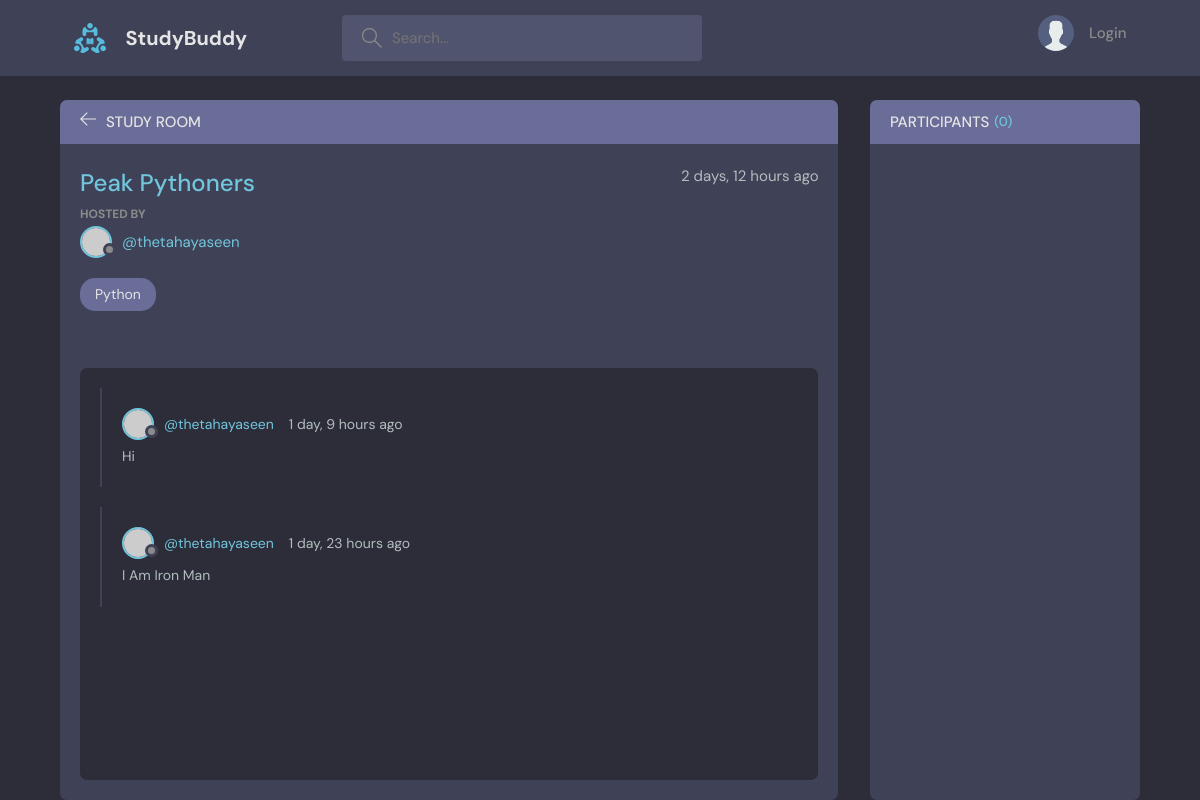
The app's page /room/2, older data.
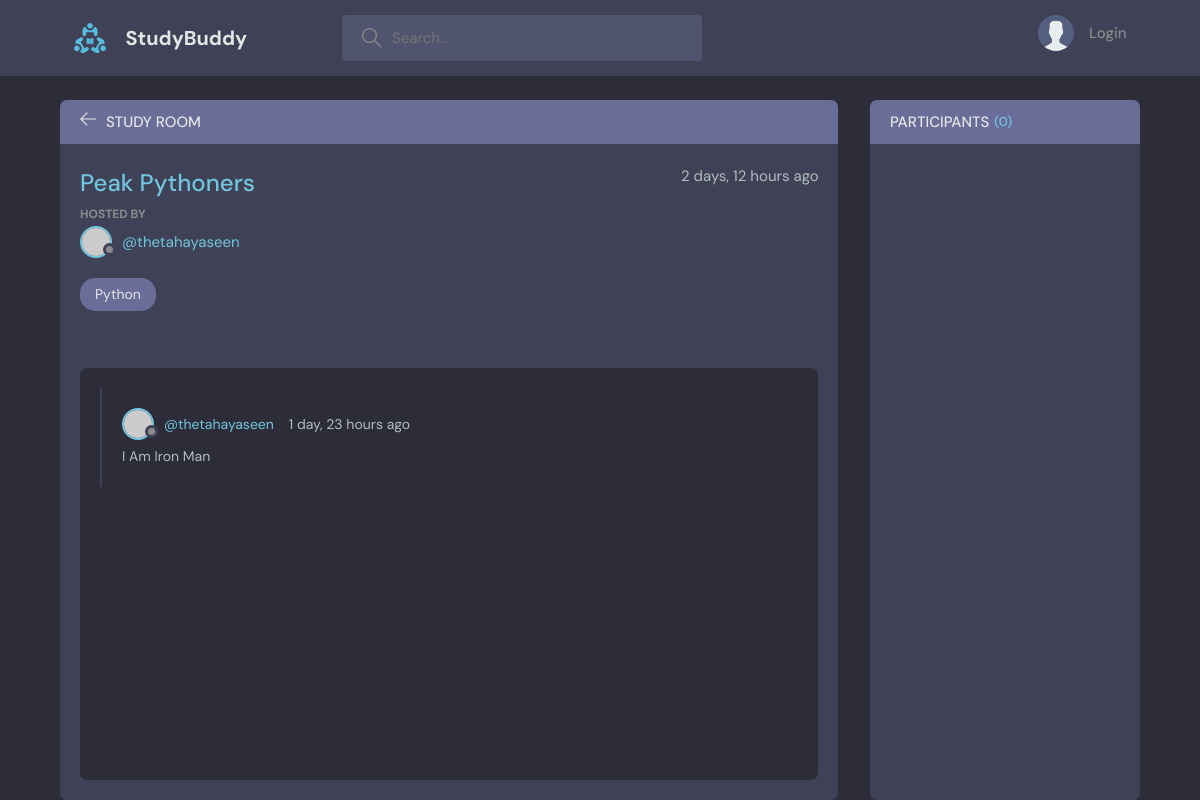
The same page, newer data.
### base/models.py (models this page shows, shortened)
class Message(models.Model):
    user = models.ForeignKey(User, on_delete=models.CASCADE)
    room = models.ForeignKey(Room, on_delete=models.CASCADE)
    body = models.TextField()
    updated = models.DateTimeField(auto_now=True)
    created = models.DateTimeField(auto_now_add=True)
    class Meta:
        ordering = ["-updated", "-created"]

### base/views.py (the view, shortened to what this page needs)
# urls.py: path("room/<str:primary_key>", views.room, name = "room"),
def room(request, primary_key):
    room = Room.objects.get(id = primary_key)
    conversations = room.message_set.all().order_by("-created")
    participants = room.participants.all()
    context = {"room": room, "conversations": conversations, "participants": participants}
    return render(request,  "base/room.html", context)

### base/models.py (called while the page is built)
    def __str__(self):
        return str(self.name)

### base/templates/base/room.html (shortened to what this page needs)
{% extends "mainlayout.html" %}
{% block content %}
<main class="profile-page layout layout--2">
      <div class="container">
        <div class="room">
          <div class="room__top">
            <div class="room__topLeft">
              <a href="{% url 'home' %}">
                <svg version="1.1" xmlns="http://www.w3.org/2000/svg" width="32" height="32" viewBox="0 0 32 32">
                  <title>arrow-left</title>
                  <path
                    d="M13.723 2.286l-13.723 13.714 13.719 13.714 1.616-1.611-10.96-10.96h27.625v-2.286h-27.625l10.965-10.965-1.616-1.607z"
                  ></path>
                </svg>
              </a>
              <h3>Study Room</h3>
            </div>
          </div>
          <div class="room__box scroll">
            <div class="room__header scroll">
              <div class="room__info">
                <h3>{{room.name}}</h3>
                <span>{{room.created|timesince}} ago</span>
              </div>
              <div class="room__hosted">
                <p>Hosted By</p>
                <a href="{% url 'user-profile' room.host.id %}" class="room__author">
                  <div class="avatar avatar--small">
                    <img src="https://randomuser.me/api/portraits/men/37.jpg" />
                  </div>
                  <span>@{{room.host.username}}</span>
                </a>
              </div>
              <span class="room__topics">{{room.topic}}</span>
            </div>
            <div class="room__conversation">
              <div class="threads scroll">
                {% for conversation in conversations %}
                <div class="thread">
                  <div class="thread__top">
                    <div class="thread__author">
                      <a href="{% url 'user-profile' conversation.user.id %}" class="thread__authorInfo">
                        <div class="avatar avatar--small">
                          <img src="https://randomuser.me/api/portraits/men/37.jpg" />
                        </div>
                        <span>@{{conversation.user}}</span>
                      </a>
                      <span class="thread__date">{{conversation.created|timesince}} ago</span>
                    </div>
                  </div>
                  <div class="thread__details">
                      {{conversation.body}}
                  </div>
                </div>
                {% endfor %}
              </div>
            </div>
          </div>
        </div>
        <div class="participants">
          <h3 class="participants__top">Participants <span>({{participants.count}})</span></h3>
          <div class="participants__list scroll">
          </div>
        </div>
      </div>
    </main>
{% endblock content %}

Row changes from the older to the newer data that the page shows:
removed Message: user "thetahayaseen", created "1 day, 9 hours", body "Hi"
